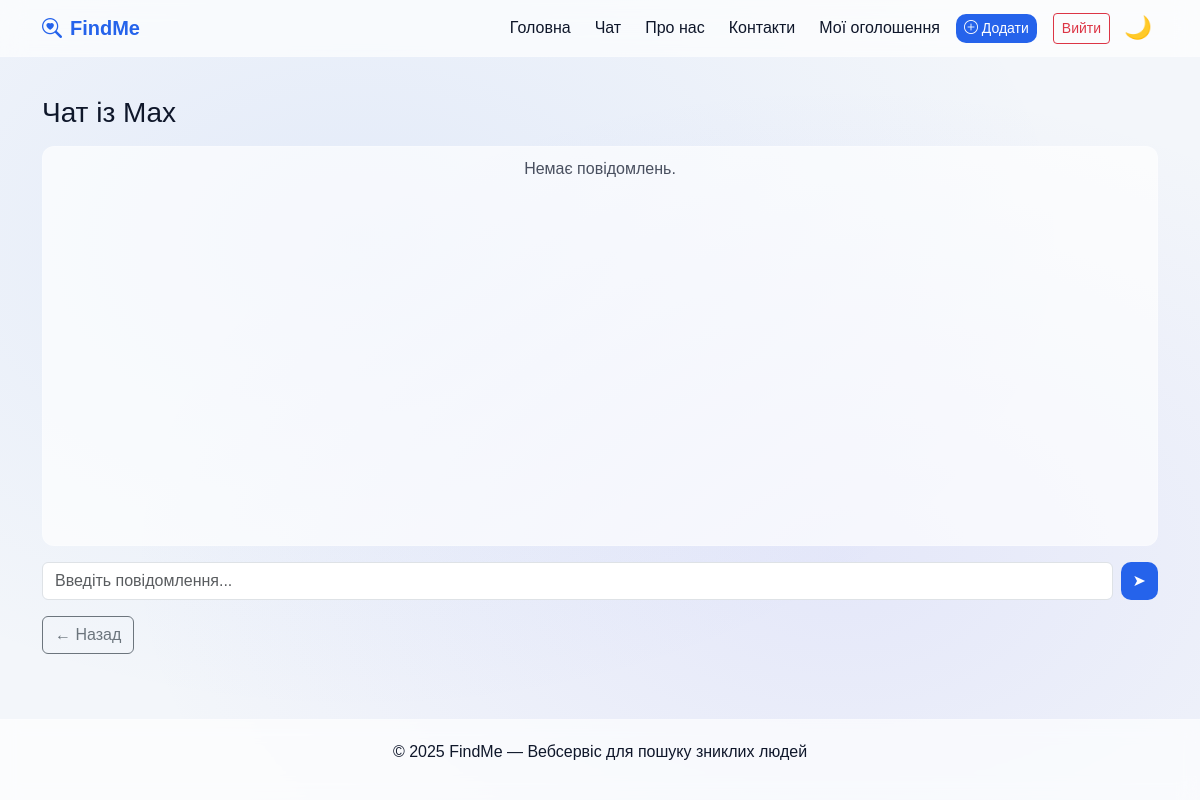
The page /chat/Max/ (signed in) on the database as committed earlier.
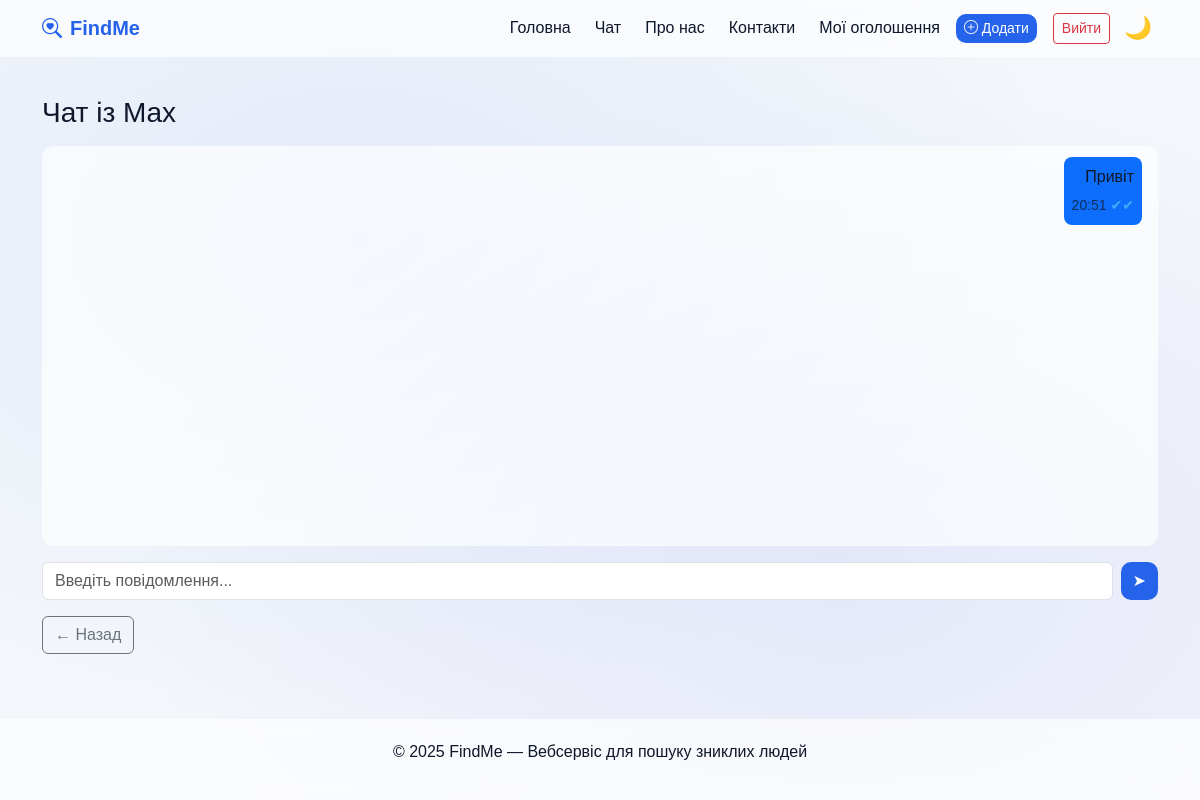
The same page on the database as committed later.
### user_messages/models.py (models this page shows, shortened)
class Message(models.Model):
    sender = models.ForeignKey(User, on_delete=models.CASCADE, related_name='sent_messages')
    receiver = models.ForeignKey(User, on_delete=models.CASCADE, related_name='received_messages')
    text = models.TextField()
    created_at = models.DateTimeField(auto_now_add=True)
    is_read = models.BooleanField(default=False)

### user_messages/views.py (the view)
# urls.py: path('<str:username>/', views.chat_detail, name='chat_detail'),
@login_required
def chat_detail(request, username):
    other_user = get_object_or_404(User, username=username)
    messages = Message.objects.filter(
        sender__in=[request.user, other_user],
        receiver__in=[request.user, other_user]
    ).order_by('created_at')
    unread_messages = messages.filter(receiver=request.user, is_read=False)
    unread_messages.update(is_read=True)
    if request.method == 'POST':
        text = request.POST.get('text')
        if text.strip():
            Message.objects.create(sender=request.user, receiver=other_user, text=text)
            return redirect('chat_detail', username=other_user.username)
    return render(request, 'chat_detail.html', {
        'other_user': other_user,
        'messages': messages
    })

### templates/chat_detail.html (shortened to what this page needs)
{% extends 'base.html' %}
{% block content %}
<div class="chat-container">
  <h3 class="mb-3">Чат із {{ other_user.username }}</h3>
  <div id="chatBox" class="chat-box mb-3" style="height:400px; overflow-y:auto;">
    {% for msg in messages %}
      <div class="mb-2 {% if msg.sender == user %}text-end{% endif %}">
        <div class="d-inline-block p-2 rounded-3 {% if msg.sender == user %}bg-primary text-white{% else %}bg-secondary text-white{% endif %}" style="max-width:70%;">
          <p class="mb-1">{{ msg.text }}</p>
          <small class="opacity-75">{{ msg.created_at|date:"H:i" }}
            {% if msg.sender == user %}
              {% if msg.is_read %}
                <span style="color:#4fc3f7;">✔✔</span>
              {% else %}
                <span style="color:lightgray;">✔</span>
              {% endif %}
            {% endif %}
          </small>
        </div>
      </div>
    {% empty %}
      <p class="text-center text-muted">Немає повідомлень.</p>
    {% endfor %}
  </div>
  <form id="chatForm" method="post" class="d-flex gap-2">
    <input type="text" name="text" id="chatInput" class="form-control" placeholder="Введіть повідомлення..." required>
    <button class="btn btn-primary" type="submit">➤</button>
  </form>
  <a href="/chat/" class="btn btn-outline-secondary mt-3">← Назад</a>
</div>
{% endblock %}

Rows that differ between the two databases and show on the page:
added Message: text "Привіт", created_at "20:51"
Other text that changed with them:
text no longer shown: "Немає повідомлень."
